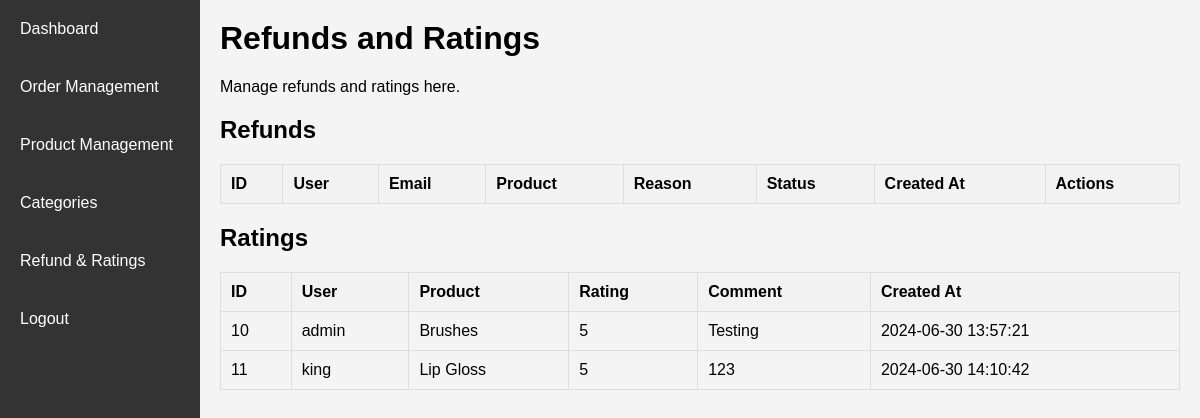
Page /RefundAndRatings.php (signed in) on the earlier database version.
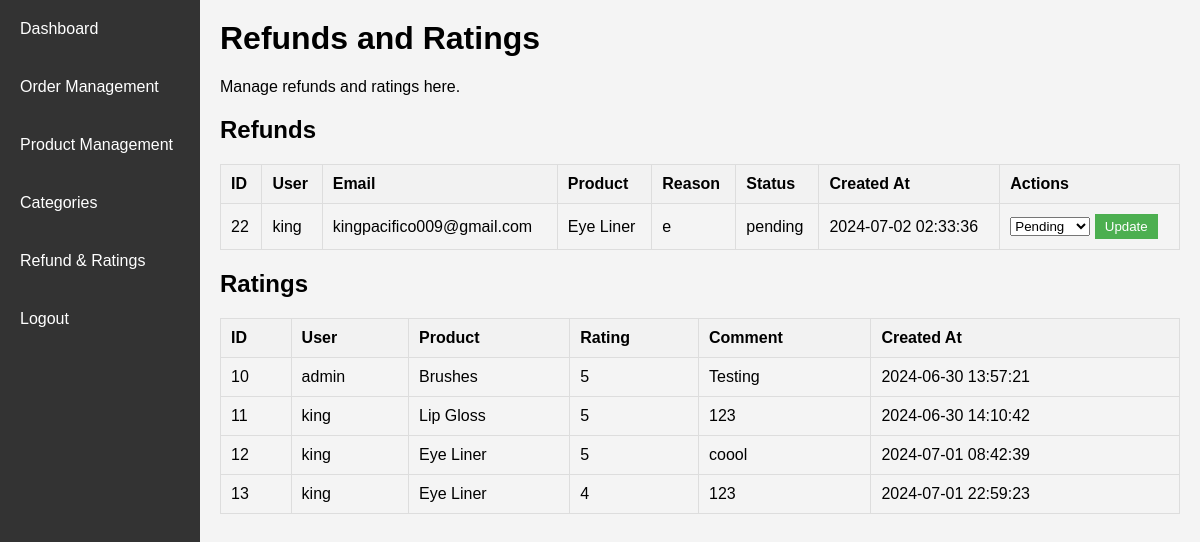
Same page on the later database version.
### tables this page shows
CREATE TABLE `ratings` (
  `id` int(11) NOT NULL,
  `product_id` int(11) NOT NULL,
  `user_id` int(11) NOT NULL,
  `rating` int(11) NOT NULL,
  `comment` text DEFAULT NULL,
  `created_at` timestamp NOT NULL DEFAULT current_timestamp(),
  `order_id` int(11) NOT NULL
);

CREATE TABLE `users` (
  `id` int(11) NOT NULL,
  `username` varchar(50) NOT NULL,
  `password` varchar(255) NOT NULL,
  `salt` varchar(255) DEFAULT NULL,
  `email` varchar(100) DEFAULT NULL,
  `created_at` timestamp NOT NULL DEFAULT current_timestamp(),
  `last_login` timestamp NULL DEFAULT NULL,
  `status` enum('active','inactive','suspended') DEFAULT 'active',
  `role` enum('customer','seller','admin') NOT NULL DEFAULT 'customer'
);

CREATE TABLE `products` (
  `id` int(11) NOT NULL,
  `name` varchar(255) NOT NULL,
  `description` text DEFAULT NULL,
  `price` decimal(10,2) NOT NULL,
  `category_id` int(11) DEFAULT NULL,
  `image` varchar(255) DEFAULT NULL,
  `stock_quantity` int(11) DEFAULT 0,
  `status` enum('active','inactive') DEFAULT 'active',
  `created_at` timestamp NOT NULL DEFAULT current_timestamp(),
  `updated_at` timestamp NOT NULL DEFAULT current_timestamp() ON UPDATE current_timestamp(),
  `avg_rating` float DEFAULT 0,
  `num_sold` int(11) DEFAULT 0
);

CREATE TABLE `refunds` (
  `id` int(11) NOT NULL,
  `user_id` int(11) DEFAULT NULL,
  `product_id` int(11) DEFAULT NULL,
  `reason` text DEFAULT NULL,
  `status` enum('pending','approved','rejected') DEFAULT 'pending',
  `created_at` timestamp NOT NULL DEFAULT current_timestamp(),
  `order_id` int(11) NOT NULL,
  `token` varchar(255) DEFAULT NULL,
  `product_image` varchar(255) DEFAULT NULL,
  `contact_number` varchar(20) DEFAULT NULL
);

### RefundAndRatings.php (the view, shortened to what this page needs)
<?php
include 'db.php';
$refunds_query = "
    SELECT refunds.*, users.username, users.email, products.name AS product_name
    FROM refunds
    JOIN users ON refunds.user_id = users.id
    JOIN products ON refunds.product_id = products.id
";
$refunds_result = $conn->query($refunds_query);
$ratings_query = "
    SELECT ratings.*, users.username, products.name AS product_name
    FROM ratings
    JOIN users ON ratings.user_id = users.id
    JOIN products ON ratings.product_id = products.id
";
$ratings_result = $conn->query($ratings_query);
?>
<!DOCTYPE html>
<html lang="en">
<head>
    <link rel="stylesheet" href="css/RefundAndRatings.css">
</head>
<body>
<div class="admin-container">
    <div class="admin-sidebar">
        <ul>
            <li><a href="admin.php">Dashboard</a></li>
            <li><a href="OrderManagement.php">Order Management</a></li>
            <li><a href="ProductManagement.php">Product Management</a></li>
            <li><a href="Categories.php">Categories</a></li>
            <li><a href="RefundAndRatings.php">Refund & Ratings</a></li>
            <li><a href="logout.php">Logout</a></li>
        </ul>
    </div>
    <div class="admin-main">
        <div class="admin-header">
            <h1>Refunds and Ratings</h1>
            <p>Manage refunds and ratings here.</p>
        </div>
<div class="admin-section">
    <h2>Refunds</h2>
    <table>
        <thead>
            <tr>
                <th>ID</th>
                <th>User</th>
                <th>Email</th>
                <th>Product</th>
                <th>Reason</th>
                <th>Status</th>
                <th>Created At</th>
                <th>Actions</th>
            </tr>
        </thead>
        <tbody>
            <?php while ($row = $refunds_result->fetch_assoc()): ?>
            <tr>
                <td><?= htmlspecialchars($row['id']) ?></td>
                <td><?= htmlspecialchars($row['username']) ?></td>
                <td><?= htmlspecialchars($row['email']) ?></td>
                <td><?= htmlspecialchars($row['product_name']) ?></td>
                <td><?= htmlspecialchars($row['reason']) ?></td>
                <td><?= htmlspecialchars($row['status']) ?></td>
                <td><?= htmlspecialchars($row['created_at']) ?></td>
                <td>
                    <form action="RefundAndRatings.php" method="POST" style="display:inline;">
                        <select name="status">
                            <option value="pending" <?= $row['status'] == 'pending' ? 'selected' : '' ?>>Pending</option>
                        </select>
                        <button type="submit" name="update_status" class="admin-button">Update</button>
                    </form>
                </td>
            </tr>
            <?php endwhile; ?>
        </tbody>
    </table>
</div>
<div class="admin-section">
    <h2>Ratings</h2>
    <table>
        <thead>
            <tr>
                <th>ID</th>
                <th>User</th>
                <th>Product</th>
                <th>Rating</th>
                <th>Comment</th>
                <th>Created At</th>
            </tr>
        </thead>
        <tbody>
            <?php while ($row = $ratings_result->fetch_assoc()): ?>
            <tr>
                <td><?= htmlspecialchars($row['id']) ?></td>
                <td><?= htmlspecialchars($row['username']) ?></td>
                <td><?= htmlspecialchars($row['product_name']) ?></td>
                <td><?= htmlspecialchars($row['rating']) ?></td>
                <td><?= htmlspecialchars($row['comment']) ?></td>
                <td><?= htmlspecialchars($row['created_at']) ?></td>
            </tr>
            <?php endwhile; ?>
        </tbody>
    </table>
</div>
</div>
</div>
</body>
</html>

Differences in the rows shown:
added refunds: id "22", user.username "king", user.email "kingpacifico009@gmail.com", product.name "Eye Liner", reason "e", status "pending", created_at "2024-07-02 02:33:36", status "Pending"
added ratings: id "12", user.username "king", product.name "Eye Liner", rating "5", comment "coool", created_at "2024-07-01 08:42:39"
added ratings: id "13", user.username "king", product.name "Eye Liner", rating "4", comment "123", created_at "2024-07-01 22:59:23"
